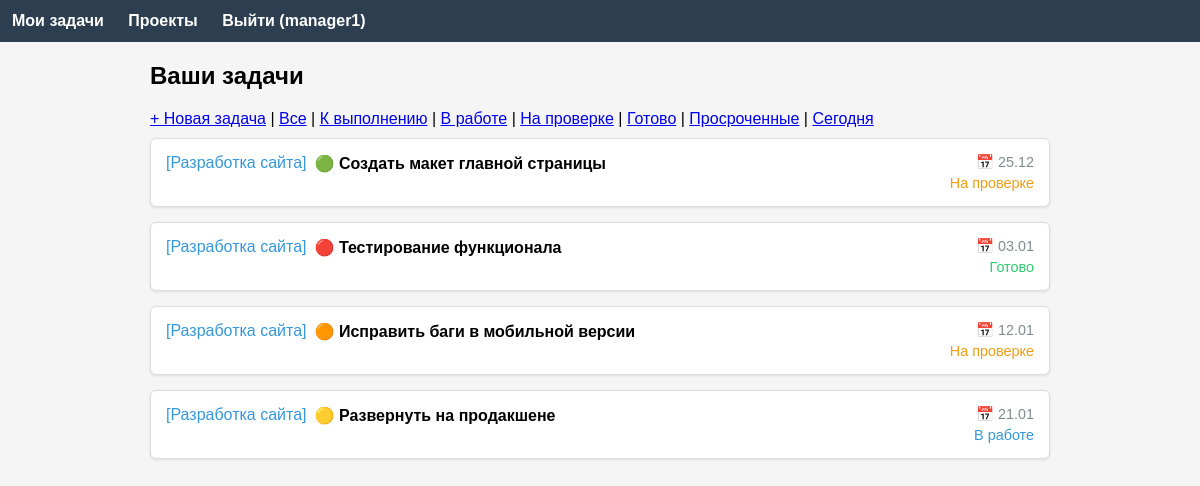
The page /tasks (signed in) on the database its author committed.
### app/models.py (models this page shows, shortened)
class User(UserMixin, db.Model):
    id = db.Column(db.Integer, primary_key=True)
    username = db.Column(db.String(64), index=True, unique=True, nullable=False)
    password_hash = db.Column(db.String(128), nullable=False)
    access_level = db.Column(db.Integer, default=1, nullable=False)
    authored_tasks = db.relationship('Task', back_populates='author', lazy='dynamic')
    assigned_tasks = db.relationship('Task', secondary=task_assignees, back_populates='assignees')
    comments = db.relationship('Comment', back_populates='author', lazy='dynamic')
    authored_projects = db.relationship('Project', back_populates='author', lazy='dynamic')
    def is_admin(self):
        return self.access_level == 0
    def can_assign_to(self, other):
        return self.access_level <= other.access_level

class Task(db.Model):
    id = db.Column(db.Integer, primary_key=True)
    title = db.Column(db.String(100), nullable=False)
    description = db.Column(db.Text)
    created_at = db.Column(db.DateTime, default=datetime.now)
    completed_at = db.Column(db.DateTime, nullable=True)
    user_id = db.Column(db.Integer, db.ForeignKey('user.id'), nullable=False)
    project_id = db.Column(db.Integer, db.ForeignKey('project.id'), nullable=True)
    status = db.Column(db.String(20), default='todo')
    priority = db.Column(db.Integer, default=2)
    deadline = db.Column(db.Date, nullable=True)
    author = db.relationship('User', back_populates='authored_tasks')
    assignees = db.relationship('User', secondary=task_assignees, back_populates='assigned_tasks')
    project = db.relationship('Project', back_populates='tasks')
    comments = db.relationship('Comment', back_populates='task', cascade='all, delete-orphan')
    subtasks = db.relationship('Subtask', back_populates='task', cascade='all, delete-orphan')
    def is_overdue(self):
        return self.deadline and self.deadline < date.today() and not self.completed_at
    def get_priority_emoji(self):
        return {1: '🟢', 2: '🟡', 3: '🟠', 4: '🔴'}.get(self.priority, '⚪')
    def get_status_display(self):
        return {
            'todo': 'К выполнению',
            'in_progress': 'В работе',
            'review': 'На проверке',
            'done': 'Готово'
        }.get(self.status, self.status)
    def get_status_color(self):
        return {
            'todo': '#95a5a6',
            'in_progress': '#3498db',
            'review': '#f39c12',
            'done': '#2ecc71'
        }.get(self.status, '#95a5a6')

class Project(db.Model):
    id = db.Column(db.Integer, primary_key=True)
    name = db.Column(db.String(100), nullable=False)
    description = db.Column(db.Text)
    color = db.Column(db.String(7), default='#3498db')
    user_id = db.Column(db.Integer, db.ForeignKey('user.id'), nullable=False)
    tasks = db.relationship('Task', back_populates='project', lazy='dynamic')
    author = db.relationship('User', back_populates='authored_projects')

### app/main/routes.py (the view)
@main.route('/tasks')
@login_required
def tasks():
    if current_user.is_admin():
        query = Task.query
    else:
        query = Task.query.filter(
            (Task.user_id == current_user.id) | (Task.assignees.contains(current_user))
        )
    status = request.args.get('status')
    if status in ['todo', 'in_progress', 'review', 'done']:
        query = query.filter(Task.status == status)
    overdue = request.args.get('overdue')
    if overdue == 'true':
        query = query.filter(Task.deadline < date.today(), Task.completed_at.is_(None))
    due_today = request.args.get('due_today')
    if due_today == 'true':
        today = date.today()
        query = query.filter(db.func.date(Task.created_at) == today)
    tasks = query.all()
    projects = Project.query.all()
    users = User.query.all()
    return render_template('tasks.html', tasks=tasks, projects=projects, users=users)

### app/__init__.py (called while the page is built)
def create_app():
    app = Flask(__name__)
    app.config['SECRET_KEY'] = os.environ.get('SECRET_KEY', 'dev-secret-key')
    app.config['SQLALCHEMY_DATABASE_URI'] = 'sqlite:///task_manager.db'
    app.config['SQLALCHEMY_TRACK_MODIFICATIONS'] = False
    db.init_app(app)
    login_manager.init_app(app)
    login_manager.login_view = 'auth.login'
    from .models import User
    @login_manager.user_loader
    def load_user(user_id):
        return User.query.get(int(user_id))
    from .auth import auth as auth_blueprint
    app.register_blueprint(auth_blueprint)
    from .main import main as main_blueprint
    app.register_blueprint(main_blueprint)
    from .api import api as api_blueprint
    app.register_blueprint(api_blueprint, url_prefix='/api')
    return app

### app/templates/tasks.html (shortened to what this page needs)
{% extends "base.html" %}
{% block content %}
<h2>{% if preselected_project_id %}Создать задачу в проекте{% else %}Ваши задачи{% endif %}</h2>
{% if preselected_project_id %}
    {% set selected_project = preselected_project_id %}
{% else %}
    <div style="margin:10px 0;">
        <a href="#" onclick="document.getElementById('new-task-form').classList.remove('hidden'); return false;">+ Новая задача</a>
        |
        <a href="{{ url_for('main.tasks') }}">Все</a>
        | <a href="{{ url_for('main.tasks', status='todo') }}">К выполнению</a>
        | <a href="{{ url_for('main.tasks', status='in_progress') }}">В работе</a>
        | <a href="{{ url_for('main.tasks', status='review') }}">На проверке</a>
        | <a href="{{ url_for('main.tasks', status='done') }}">Готово</a>
        | <a href="{{ url_for('main.tasks', overdue='true') }}">Просроченные</a>
        | <a href="{{ url_for('main.tasks', due_today='true') }}">Сегодня</a>
    </div>
{% endif %}
{% if not preselected_project_id %}
    {% if tasks %}
    <div style="display:grid; gap:15px;">
    {% for task in tasks %}
        <div class="task-card {% if task.is_overdue() %}task-overdue{% endif %}">
            <a href="{{ url_for('main.view_task', id=task.id) }}" style="text-decoration:none; color:black;">
                <div style="display:flex; justify-content:space-between; align-items:flex-start;">
                    <div style="flex:1; min-width:0;">
                        <div style="display:flex; align-items:center; gap:8px; margin-bottom:4px;">
                            <span style="color:{% if task.project %}{{ task.project.color }}{% else %}#7f8c8d{% endif %};">
                                {% if task.project %}[{{ task.project.name }}]{% endif %}
                            </span>
                            <strong style="white-space:nowrap; overflow:hidden; text-overflow:ellipsis;">{{ task.get_priority_emoji() }} {{ task.title }}</strong>
                        </div>
                    </div>
                    <div style="text-align:right; min-width:120px;">
                        {% if task.deadline %}
                            <div style="font-size:0.9em; color:{% if task.is_overdue() %}red{% else %}#7f8c8d{% endif %}; margin-bottom:4px;">
                                📅 {{ task.deadline.strftime('%d.%m') }}
                            </div>
                        {% endif %}
                        <div style="font-size:0.9em; color:{{ task.get_status_color() }};">
                            {{ task.get_status_display() }}
                        </div>
                    </div>
                </div>
            </a>
        </div>
    {% endfor %}
    </div>
    {% else %}
    <p>Нет задач.</p>
    {% endif %}
{% endif %}
{% endblock %}

### app/templates/base.html (shortened to what this page needs)
<!DOCTYPE html>
<html lang="ru">
<head>
    <link rel="stylesheet" href="{{ url_for('static', filename='style.css') }}">
</head>
<body>
    <nav>
        {% if current_user.is_authenticated %}
            <a href="{{ url_for('main.tasks') }}">Мои задачи</a>
            <a href="{{ url_for('main.projects') }}">Проекты</a>
            <a href="{{ url_for('auth.logout') }}">Выйти ({{ current_user.username }})</a>
        {% else %}
            <a href="{{ url_for('main.index') }}">Главная</a>
            <a href="{{ url_for('auth.login') }}">Вход</a>
            <a href="{{ url_for('auth.register') }}">Регистрация</a>
        {% endif %}
    </nav>
    <main>
        {% block content %}{% endblock %}
    </main>
</body>
</html>

### app/static/style.css (style rules this page uses)
body { font-family: Arial, sans-serif; margin: 0; padding: 0; background: #f5f5f5; }
nav { background: #2c3e50; padding: 12px; }
nav a { color: white; margin-right: 20px; text-decoration: none; font-weight: bold; }
main { max-width: 900px; margin: 20px auto; padding: 0 15px; }
.task-card { background: white; padding: 15px; border: 1px solid #ddd; border-radius: 6px; box-shadow: 0 1px 3px rgba(0,0,0,0.1); }

### rows shown on the page
User: username "manager1"
Task: project.name "Разработка сайта", get_priority_emoji "🟢", title "Создать макет главной страницы", deadline "25.12", status "На проверке"
Task: project.name "Разработка сайта", get_priority_emoji "🔴", title "Тестирование функционала", deadline "03.01", status "Готово"
Task: project.name "Разработка сайта", get_priority_emoji "🟠", title "Исправить баги в мобильной версии", deadline "12.01", status "На проверке"
Task: project.name "Разработка сайта", get_priority_emoji "🟡", title "Развернуть на продакшене", deadline "21.01", status "В работе"
